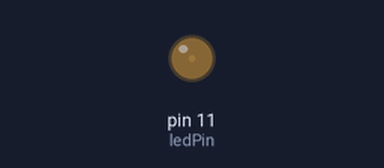
Simulated run of this sketch. Board: Arduino Uno, built with avr-gcc and run on an emulated ATmega328P. On the bench: output pins drawn as LEDs (lit = HIGH).

Above: at 0.05 s.
At 0.4 s:
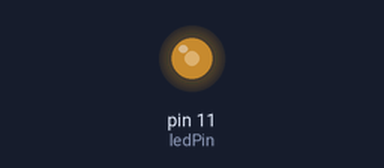
At 0.7 s:
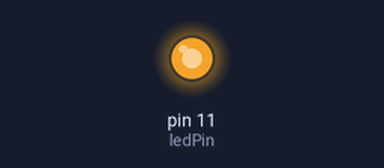
At 1.35 s:
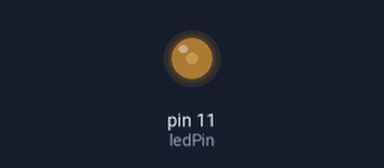
Timing chart, 0 to 4.7 s (numbered marks = the images above):
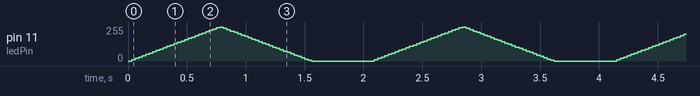

The sketch:

fadingLED.ino
```cpp
// 12/08/2023
// Aangepast van Examples/Analog/Fading.ino
int ledPin = 11;
int speed = 10;

void loop() {
  for (int fadeValue = 0; fadeValue <= 255; fadeValue += speed) {
    analogWrite(ledPin, fadeValue);
    delay(30);
  }

  for (int fadeValue = 255; fadeValue >= 0; fadeValue -= speed) {
    analogWrite(ledPin, fadeValue);
    delay(30);
  }
  analogWrite(ledPin, 0);

  delay(500);
}
```
